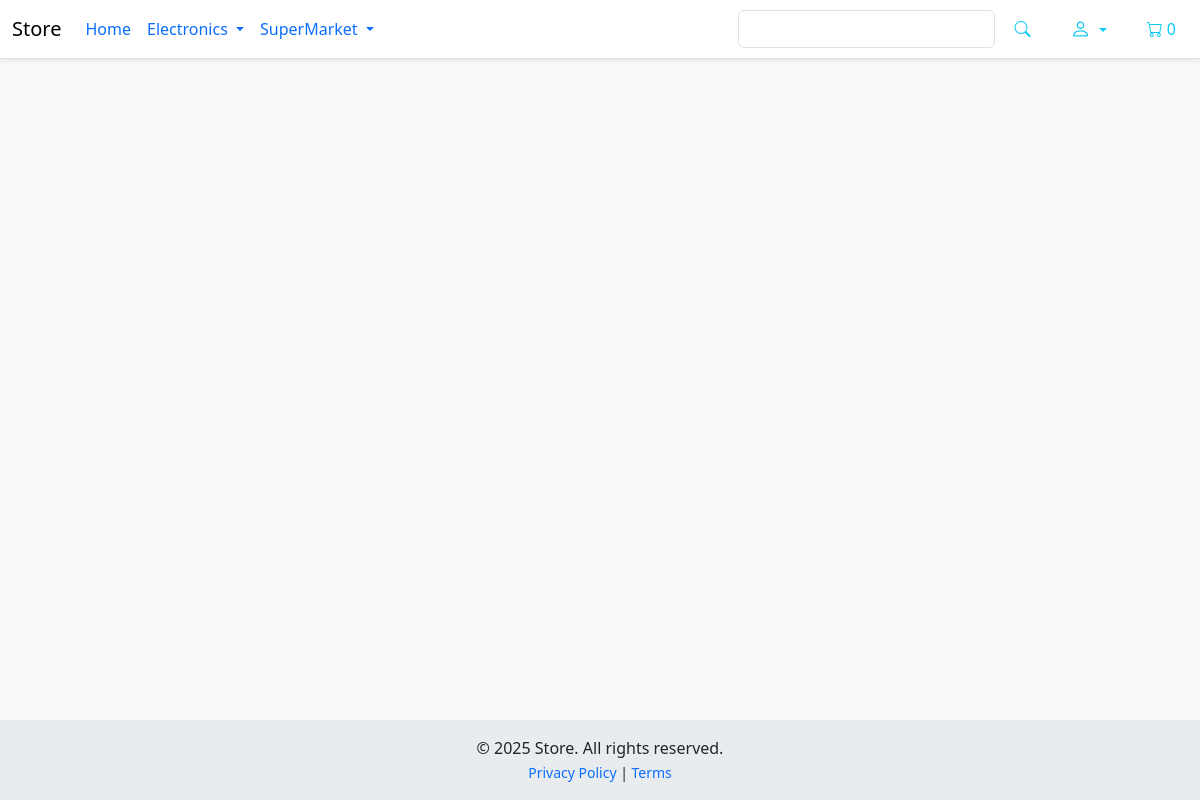
The app's page /, older data.
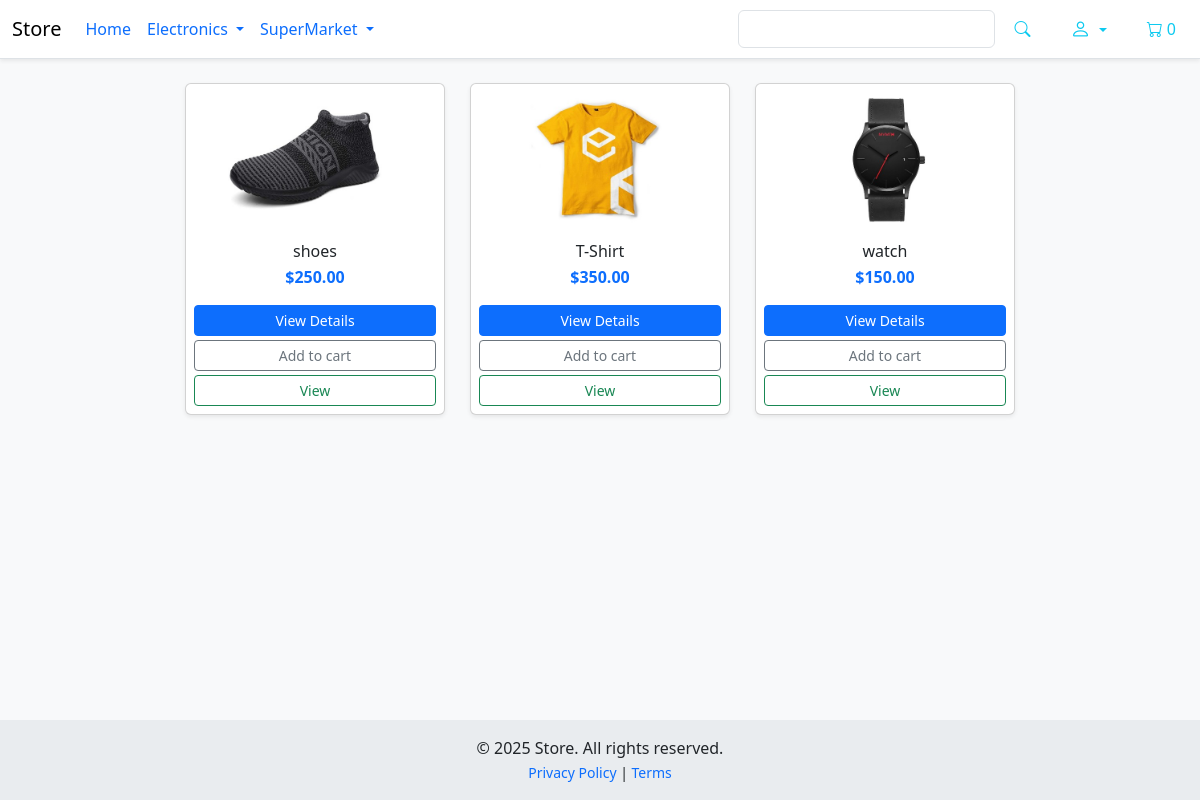
The same page, newer data.
### Store/models.py (models this page shows, shortened)
class Product(models.Model):
    class RatingChoice(models.IntegerChoices):
        NOT_RATED = 0, 'Not Rated Yet'
        VERY_POOR = 1, 'Very Poor'
        POOR = 2, 'Poor'
        AVERAGE = 3, 'Average'
        GOOD = 4, 'Good'
        EXCELLENT = 5, 'Excellent'
    slug = models.SlugField(max_length=160, unique=True,default='temp-slug')
    seller = models.ForeignKey('CoreAuth.Seller',on_delete=models.CASCADE)
    name = models.CharField(max_length=255)
    price = models.DecimalField(max_digits=9,decimal_places=2)
    created_at = models.DateTimeField(auto_now_add=True)
    rate = models.PositiveSmallIntegerField(choices=RatingChoice,default=RatingChoice.NOT_RATED)
    image = models.ImageField(upload_to='media/images/products',blank=True, null=True)
    digital = models.BooleanField(default=False)
    @property
    def imageURL(self):
        try:
            if self.image:
                url = self.image.url
                return url
        except:
            pass
        return '/static/images/placeholder.png'

### Store/views.py (the view, shortened to what this page needs)
# urls.py: path('',store,name='store'),
def store(request):
    cart_cookie = json.loads(request.COOKIES.get('cart', '{}'))
    products = Product.objects.all()
    data = cartData(request)
    items = data['items']
    order = data['order']
    context = {'products':products,'items':items,'order':order}
    return render(request,'store/store.html',context)

### Store/utils.py (called while the page is built, shortened)
def cooikeCart(request):
    try:
        cart = json.loads(request.COOKIES['cart'])
    except:
        cart = {}
    items = []
    order = {'get_cart_total':0,'get_cart_items':0}
    cartItems = order['get_cart_items']
    print(cart)
    return {'items': items,'order':order,'cartItems':cartItems,}

def cartData(request):
    if request.user.is_authenticated:
        if request.user.is_seller:
            customer = request.user.seller
            order, create = Order.objects.get_or_create(seller=customer,complete=False)
        if request.user.is_customer:
            customer = request.user.customer
            order, create = Order.objects.get_or_create(customer=customer,complete=False)
        items = order.orderitem_set.all()
    else:
        data_cookie_cart = cooikeCart(request)
        customer = 'u need to login'
        order = data_cookie_cart['order']
        items = data_cookie_cart['items']
    return {'customer':customer,'order':order,'items':items}

### Store/templates/store/store.html (shortened to what this page needs)
{% extends 'main.html' %}
{% block content %}
<br>
<div class="container">
  <div class="row justify-content-center">
    {% for product in products %}
      <div class="col-12 col-sm-6 col-md-4 col-lg-3 mb-4 d-flex justify-content-center">
        <div class="card h-100 shadow-sm" style="width: 100%; max-width: 260px;">
          <img src="{{ product.imageURL }}" class="card-img-top img-fluid"
               alt="{{ product.name }}"
               style="max-height: 150px; object-fit: contain; padding: 10px;">
          <div class="card-body p-2 text-center">
            <h6 class="card-title mb-1">{{ product.name }}</h6>
            <p class="card-text text-primary fw-bold mb-1">${{ product.price }}</p>
            <div class="d-grid gap-1">
              <a href="#" class="btn btn-sm btn-primary">View Details</a>
              <button data-product="{{ product.id }}" data-action="add"
                      class="btn btn-sm btn-outline-secondary update-cart">
                Add to cart
              </button>
              <a href="#" class="btn btn-sm btn-outline-success">View</a>
            </div>
          </div>
        </div>
      </div>
    {% endfor %}
  </div>
</div>
{% endblock content %}

### templates/main.html (shortened to what this page needs)
<!DOCTYPE html>
{% load static %}
<html lang="en">
<head>
  <link rel="stylesheet" href="{% static 'css/main.css' %}">
  <link href="https://cdn.jsdelivr.net/npm/bootstrap@5.3.2/dist/css/bootstrap.min.css" rel="stylesheet">
  <link href="https://cdn.jsdelivr.net/npm/bootstrap-icons@1.10.5/font/bootstrap-icons.css" rel="stylesheet">
</head>
{% include 'partials/navbar.html' %}
<body class="d-flex flex-column min-vh-100" style="background-color: #f8f9fa; color: #212529;">
  <main class="flex-fill">
    {% block content %}
    {% endblock %}
  </main>
  {% include 'partials/footer.html' %}
</body>
</html>

### templates/partials/navbar.html (shortened to what this page needs)
<nav class="navbar navbar-expand-lg navbar-light bg-white border-bottom shadow-sm">
  <div class="container-fluid">
    <a class="navbar-brand" href="{% url 'store' %}">Store</a>
    <div class="collapse navbar-collapse" id="navbarSupportedContent">
      <ul class="navbar-nav me-auto mb-2 mb-lg-0">
        <li class="nav-item active">
          <a class="nav-link nav" href="{% url 'store' %}">Home</a>
        </li>
        <li class="nav-item dropdown nav">
          <a class="nav-link dropdown-toggle " href="#" id="navbarDropdown" role="button" data-bs-toggle="dropdown"
            aria-expanded="false">
            Electronics
          </a>
        </li>
        <li class="nav-item dropdown nav">
          <a class="nav-link dropdown-toggle" href="#" id="superMarketDropdown" role="button" data-bs-toggle="dropdown"
            aria-expanded="false">
            SuperMarket
          </a>
        </li>
      </ul>
      <div class="d-flex align-items-center">
        <form class="d-flex me-3">
          <input class="form-control me-2 bg-white text-dark border w-100" type="search" placeholder="Search">
          <button class="btn btn-outline-info border-0" type="submit">
            <i class="bi bi-search"></i>
          </button>
        </form>
        {% if request.user.is_authenticated %}
        {% include 'partials/profile_dropdown.html' %}
        {% else %}
        {% include 'partials/login_dropdown.html' %}
        {% endif %}
        <a href="{% url 'cart' %}" class="btn btn-outline-info border-0">
          <i class="bi bi-cart me-1"></i><span id="cart-count">{{ order.get_cart_items }}</span>
        </a>
      </div>
    </div>
</nav>

### templates/partials/login_dropdown.html (shortened to what this page needs)
<div class="dropdown me-3">
    <a class="btn btn-outline-info border-0 dropdown-toggle" href="#" role="button" id="loginDropdown"
        data-bs-toggle="dropdown" aria-expanded="false" title="Login">
        <i class="bi bi-person" style="font-size: 20px;"></i>
    </a>
</div>

### templates/partials/footer.html
<footer class="footer text-dark text-center py-3 mt-auto" style="background-color: #e9ecef;">
  <div class="container">
    <p class="mb-0">&copy; 2025 Store. All rights reserved.</p>
    <small>
      <a href="#" class="text-primary text-decoration-none">Privacy Policy</a> |
      <a href="#" class="text-primary text-decoration-none">Terms</a>
    </small>
  </div>
</footer>

### static/css/main.css (style rules this page uses)
body { background-color: hsl(0, 0%, 98%); }
h1,h2,h3,h4,h5,h6 { color:hsl(0, 0%, 30%); }
.btn { border-radius: 0; }
input::placeholder { color: white !important; opacity: 1; }

Row changes from the older to the newer data that the page shows:
added Product: imageURL (picture), name "shoes", price "250.00"
added Product: imageURL (picture), name "T-Shirt", price "350.00"
added Product: imageURL (picture), name "watch", price "150.00"
